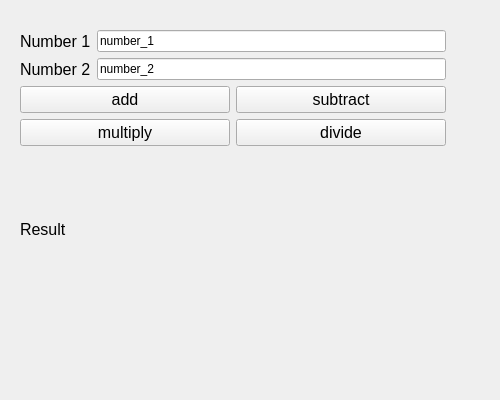
<?xml version="1.0" encoding="UTF-8"?>
<ui version="4.0">
 <class>Calculator</class>
 <widget class="QWidget" name="Calculator">
  <property name="geometry">
   <rect>
    <x>0</x>
    <y>0</y>
    <width>500</width>
    <height>400</height>
   </rect>
  </property>
  <property name="windowTitle">
   <string>Calculator</string>
  </property>
  <widget class="QWidget" name="">
   <property name="geometry">
    <rect>
     <x>20</x>
     <y>30</y>
     <width>426</width>
     <height>276</height>
    </rect>
   </property>
   <layout class="QGridLayout" name="gridLayout_4">
    <item row="0" column="0">
     <layout class="QGridLayout" name="gridLayout_3">
      <item row="0" column="0">
       <layout class="QGridLayout" name="gridLayout">
        <item row="0" column="0">
         <layout class="QVBoxLayout" name="verticalLayout">
          <item>
           <widget class="QLabel" name="label_1">
            <property name="font">
             <font>
              <pointsize>12</pointsize>
             </font>
            </property>
            <property name="text">
             <string>Number 1</string>
            </property>
           </widget>
          </item>
          <item>
           <widget class="QLabel" name="label_2">
            <property name="font">
             <font>
              <pointsize>12</pointsize>
             </font>
            </property>
            <property name="text">
             <string>Number 2</string>
            </property>
           </widget>
          </item>
         </layout>
        </item>
        <item row="0" column="1">
         <layout class="QVBoxLayout" name="verticalLayout_2">
          <item>
           <widget class="QLineEdit" name="number_1">
            <property name="text">
             <string>number_1</string>
            </property>
           </widget>
          </item>
          <item>
           <widget class="QLineEdit" name="number_2">
            <property name="text">
             <string>number_2</string>
            </property>
           </widget>
          </item>
         </layout>
        </item>
       </layout>
      </item>
      <item row="1" column="0">
       <layout class="QGridLayout" name="gridLayout_2">
        <item row="0" column="0">
         <widget class="QPushButton" name="push_button_add">
          <property name="font">
           <font>
            <pointsize>12</pointsize>
           </font>
          </property>
          <property name="text">
           <string>add</string>
          </property>
         </widget>
        </item>
        <item row="0" column="1">
         <widget class="QPushButton" name="push_button_subtract">
          <property name="font">
           <font>
            <pointsize>12</pointsize>
           </font>
          </property>
          <property name="text">
           <string>subtract</string>
          </property>
         </widget>
        </item>
        <item row="1" column="0">
         <widget class="QPushButton" name="push_button_multiply">
          <property name="font">
           <font>
            <pointsize>12</pointsize>
           </font>
          </property>
          <property name="text">
           <string>multiply</string>
          </property>
         </widget>
        </item>
        <item row="1" column="1">
         <widget class="QPushButton" name="push_button_divide">
          <property name="font">
           <font>
            <pointsize>12</pointsize>
           </font>
          </property>
          <property name="text">
           <string>divide</string>
          </property>
         </widget>
        </item>
       </layout>
      </item>
     </layout>
    </item>
    <item row="1" column="0">
     <widget class="QLabel" name="result">
      <property name="font">
       <font>
        <pointsize>12</pointsize>
       </font>
      </property>
      <property name="text">
       <string>Result</string>
      </property>
     </widget>
    </item>
   </layout>
  </widget>
 </widget>
 <resources/>
 <connections/>
</ui>
